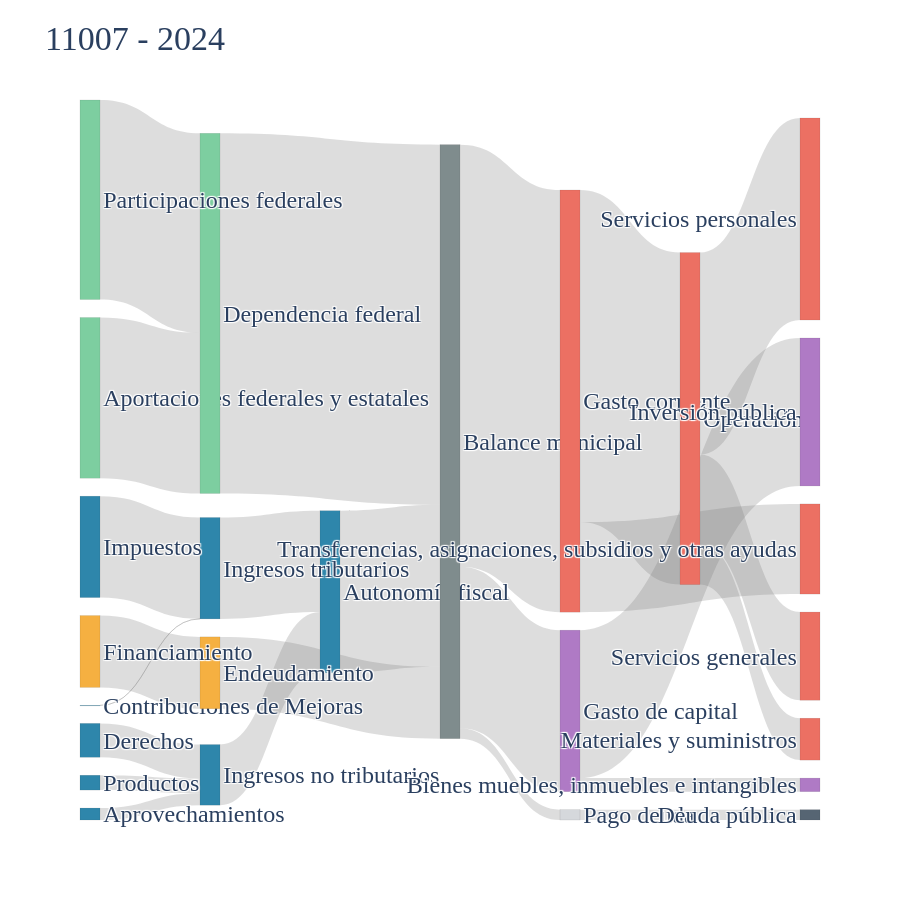

The code cell stored with this chart in its notebook:
### Code cell
#Graficar
fig = crear_sankey(flujos,f"{row['CVEGEO']} - 2024")

fig.show()

### Figure 1 — Plotly figure (JSON) as saved in the notebook; plotly's stock layout.template omitted (floating-point values rounded to 4 significant figures)
{"data": [{"arrangement": "snap", "link": {"color": "rgba(120,120,120,0.25)", "source": [0, 2, 4, 5, 5, 5, 9, 1, 11, 12, 13, 6, 6, 7, 7, 18, 3, 10, 14, 14, 14, 8, 23, 24], "target": [1, 3, 5, 6, 7, 8, 10, 5, 3, 5, 12, 14, 15, 16, 17, 10, 4, 4, 19, 20, 21, 22, 1, 3], "value": [815800000.0, 60700000.0, 822500000.0, 2143000000.0, 820100000.0, 52470000.0, 23800.0, 1829000000.0, 171900000.0, 364700000.0, 364700000.0, 1686000000.0, 457500000.0, 68870000.0, 751200000.0, 514800000.0, 307700000.0, 514800000.0, 212700000.0, 447600000.0, 1026000000.0, 52470000.0, 1013000000.0, 75140000.0]}, "node": {"color": ["#7DCEA0", "#7DCEA0", "#2E86AB", "#2E86AB", "#2E86AB", "#7F8C8D", "#EC7063", "#AF7AC5", "#D5D8DC", "#2E86AB", "#2E86AB", "#2E86AB", "#F5B041", "#F5B041", "#EC7063", "#EC7063", "#AF7AC5", "#AF7AC5", "#2E86AB", "#EC7063", "#EC7063", "#EC7063", "#566573", "#7DCEA0", "#2E86AB"], "label": ["Aportaciones federales y estatales", "Dependencia federal", "Aprovechamientos", "Ingresos no tributarios", "Autonomía fiscal", "Balance municipal", "Gasto corriente", "Gasto de capital", "Pago deuda", "Contribuciones de Mejoras", "Ingresos tributarios", "Derechos", "Endeudamiento", "Financiamiento", "Operación", "Transferencias, asignaciones, subsidios y otras ayudas", "Bienes muebles, inmuebles e intangibles", "Inversión pública", "Impuestos", "Materiales y suministros", "Servicios generales", "Servicios personales", "Deuda pública", "Participaciones federales", "Productos"], "line": {"color": "rgba(50,50,50,0.2)", "width": 0.5}, "pad": 18, "thickness": 20}, "type": "sankey"}], "layout": {"font": {"family": "Catamaran Light", "size": 24}, "height": 900, "title": {"text": "11007 - 2024"}, "width": 900}}
